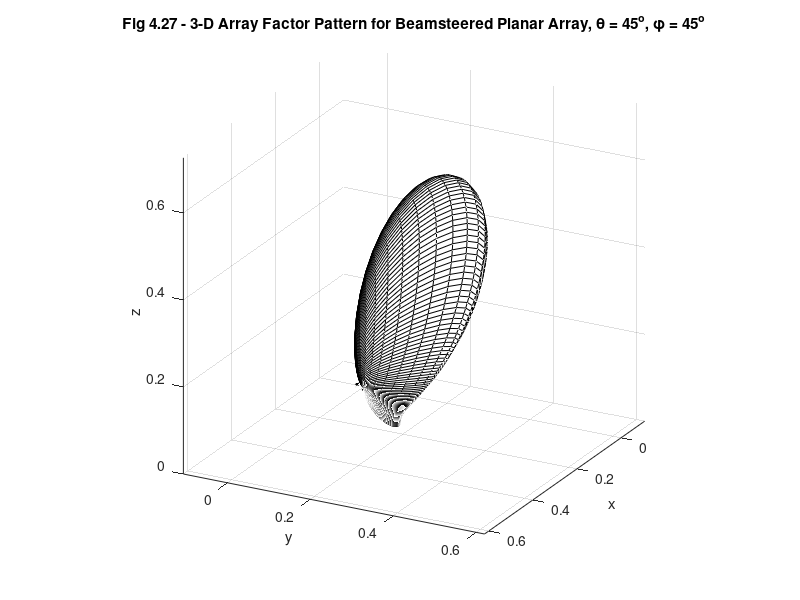

Here is the MATLAB script that generated this plot:
%%%%%%%%%%%%%%%%%%%%%%%%%%%%%%%%%%%%%%%%%%%%%%%%%%%%%%%%%%%%
%%                                                        %%
%% ****************************************************** %%
%% * Smart Antennas for Wireless Applications w/ Matlab * %%
%% ****************************************************** %%
%%                                                        %%
%% Chapter 4: Fig 4.27                                    %%
%%                                                        %%
%% Author: Frank Gross                                    %%
%% McGraw-Hill, 2005                                      %%
%% Date:  9/12/2004                                       %%
%%                                                        %%
%% This code creates Fig 4.27, a 3-D Array Factor Pattern %%
%%     for a Beamsteered Planar Array (thetao = 45 deg,   %%
%%     phio = 45 deg).                                    %%  
%%%%%%%%%%%%%%%%%%%%%%%%%%%%%%%%%%%%%%%%%%%%%%%%%%%%%%%%%%%%      

%%------------------- Define Variables:-------------------%%
% N - # of antenna elements                                %
% theta - elevation angle (rad) 0 < theta < pi             %
% th0 - elevation beamsteering angle (rad)                 %
% phi - azimuthal angle (rad)   0 < phi < 2pi              %
% ph0 - azimuthal beamsteering angle (rad)                 %
% AF - Array Factor of Circular Array                      %
% x - spherical coordinate transform for AF in x direction % 
% y - spherical coordinate transform for AF in y direction %
% z - spherical coordinate transform for AF in z direction %
%%--------------------------------------------------------%%

%%----- Given Values -----%%

d = 0.5; N = 8; 

th = [0:150]*pi/300; th0 = pi/4; ph = [0:150]*2*pi/150; ph0 = pi/4;

%%----- Create Array of angles based on vectors, theta & phi -----%%

[Th,Ph] = meshgrid(th,ph);

%%----- Create Weighted Array Factors for x & y Directions -----%%

test = kaiser(N,3); wB = test/max(test);  tot = sum(wB);

AFx = 0; AFy = 0;
for i = 1:N
    AFx = AFx + wB(i)*exp(-1j*(i-1)*2*pi*d*(sin(Th).*cos(Ph)-sin(th0).*cos(ph0)));
    AFy = AFy + wB(i)*exp(-1j*(i-1)*2*pi*d*(sin(Th).*sin(Ph)-sin(th0).*sin(ph0)));
end

AFn = AFx.*AFy/tot^2;

%%----- Create Parametric Equations for Spherical Coordinates to Rectangular Coordinates -----%%

x = abs(AFn).*sin(Th).*cos(Ph); y = abs(AFn).*sin(Th).*sin(Ph); z = abs(AFn).*cos(Th);

%%----- Plot Results -----%%

figure(1), mesh(x,y,z)
xlabel('x'), ylabel('y'), zlabel('z')
title('\bfFig 4.27 - 3-D Array Factor Pattern for Beamsteered Planar Array, \theta = 45^o, \phi = 45^o')

% Alter Image Properties

colormap([0 0 0]), axis square, axis equal, view(118,22)
